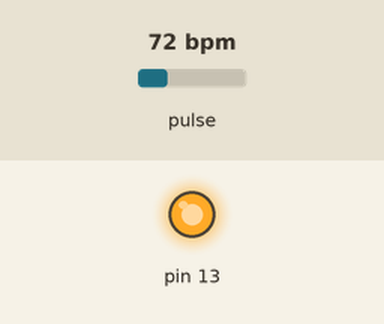
This sketch was run on a simulated Arduino Uno, built with avr-gcc and run on an emulated ATmega328P. Parts: output pins drawn as LEDs (lit = HIGH). The test bench sets the inputs (shaded band); at power-on: pulse 72 bpm. What the sketch prints to the serial monitor is not drawn.

Above: at 0.1 s.
Timing chart, 0 to 1.6 s (numbered marks = the images above):
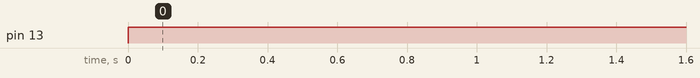

Measured:
- by itself, pin 13: LOW → HIGH at 0.00 s

The sketch:

outputAvgBPM.ino
```cpp
/*  Getting_BPM_to_Monitor prints the BPM to the Serial Monitor, using the least lines of code and PulseSensor Library.
 *  Tutorial Webpage: https://pulsesensor.com/pages/getting-advanced
 *
--------Use This Sketch To------------------------------------------
1) Displays user's live and changing BPM, Beats Per Minute, in Arduino's native Serial Monitor.
2) Print: "♥  A HeartBeat Happened !" when a beat is detected, live.
2) Learn about using a PulseSensor Library "Object".
4) Blinks LED on PIN 13 with user's Heartbeat.
--------------------------------------------------------------------*/

#define USE_ARDUINO_INTERRUPTS true    // Set-up low-level interrupts for most acurate BPM math.
#include <PulseSensorPlayground.h>     // Includes the PulseSensorPlayground Library.

//  Variables
const int PulseWire = 0;       // PulseSensor PURPLE WIRE connected to ANALOG PIN 0
const int LED13 = 13;          // The on-board Arduino LED, close to PIN 13.
int Threshold = 550;           // Determine which Signal to "count as a beat" and which to ignore.
                               // Use the "Gettting Started Project" to fine-tune Threshold Value beyond default setting.
                               // Otherwise leave the default "550" value.
const int  NUM_READINGS = 10;
int readings[NUM_READINGS];      // the readings from the analog input
int readIndex = 0;              // the index of the current reading
int total = 0;                  // the running total
int averageBPM = 0;                // the average
int initializer = 0;

PulseSensorPlayground pulseSensor;  // Creates an instance of the PulseSensorPlayground object called "pulseSensor"


void setup() {

  Serial.begin(9600);          // For Serial Monitor

  // Configure the PulseSensor object, by assigning our variables to it.
  pulseSensor.analogInput(PulseWire);
  pulseSensor.blinkOnPulse(LED13);       //auto-magically blink Arduino's LED with heartbeat.
  pulseSensor.setThreshold(Threshold);

  // Double-check the "pulseSensor" object was created and "began" seeing a signal.
   if (pulseSensor.begin()) {
    Serial.println("We created a pulseSensor Object !");  //This prints one time at Arduino power-up,  or on Arduino reset.
  }

  for(int thisReading = 0; thisReading <  NUM_READINGS; thisReading ++){
    readings[thisReading] = 0;
  }
  Serial.println("Initializing...");    //FIX ME
}


void loop() {

  int myBPM = pulseSensor.getBeatsPerMinute();  // Calls function on our pulseSensor object that returns BPM as an "int".
                                                 // "myBPM" hold this BPM value now.

  if(pulseSensor.sawStartOfBeat()) {            // Constantly test to see if "a beat happened".
   Serial.println("♥  A HeartBeat Happened ! "); // If test is "true", print a message "a heartbeat happened".
   Serial.print("BPM: ");                        // Print phrase "BPM: "
   Serial.println(myBPM);                        // Print the value inside of myBPM.

  }
  delay(20);

//  while(initializer < NUM_READINGS && readIndex < NUM_READINGS){
//    initializer++;
//    readings[readIndex] = myBPM;
//    readIndex++;
//  }
//
//  while(initializer > NUM_READINGS){
//  total = total - readings[readIndex];          //subtract the last reading
//  readings[readIndex] = myBPM;                 //read from PPG
//  total = total + readings[readIndex];        //add the reading to the total
//  readIndex = readIndex + 1;                  //advance to next position in array
//
//  //if end of array...
//  if(readIndex >= NUM_READINGS){
//  //wrap around to beginning
//    readIndex = 0;
//  }
//  }
  averageBPM = total / NUM_READINGS;
  Serial.print("Average BPM: ");
  Serial.println(averageBPM);

  delay(10000);


}
```
